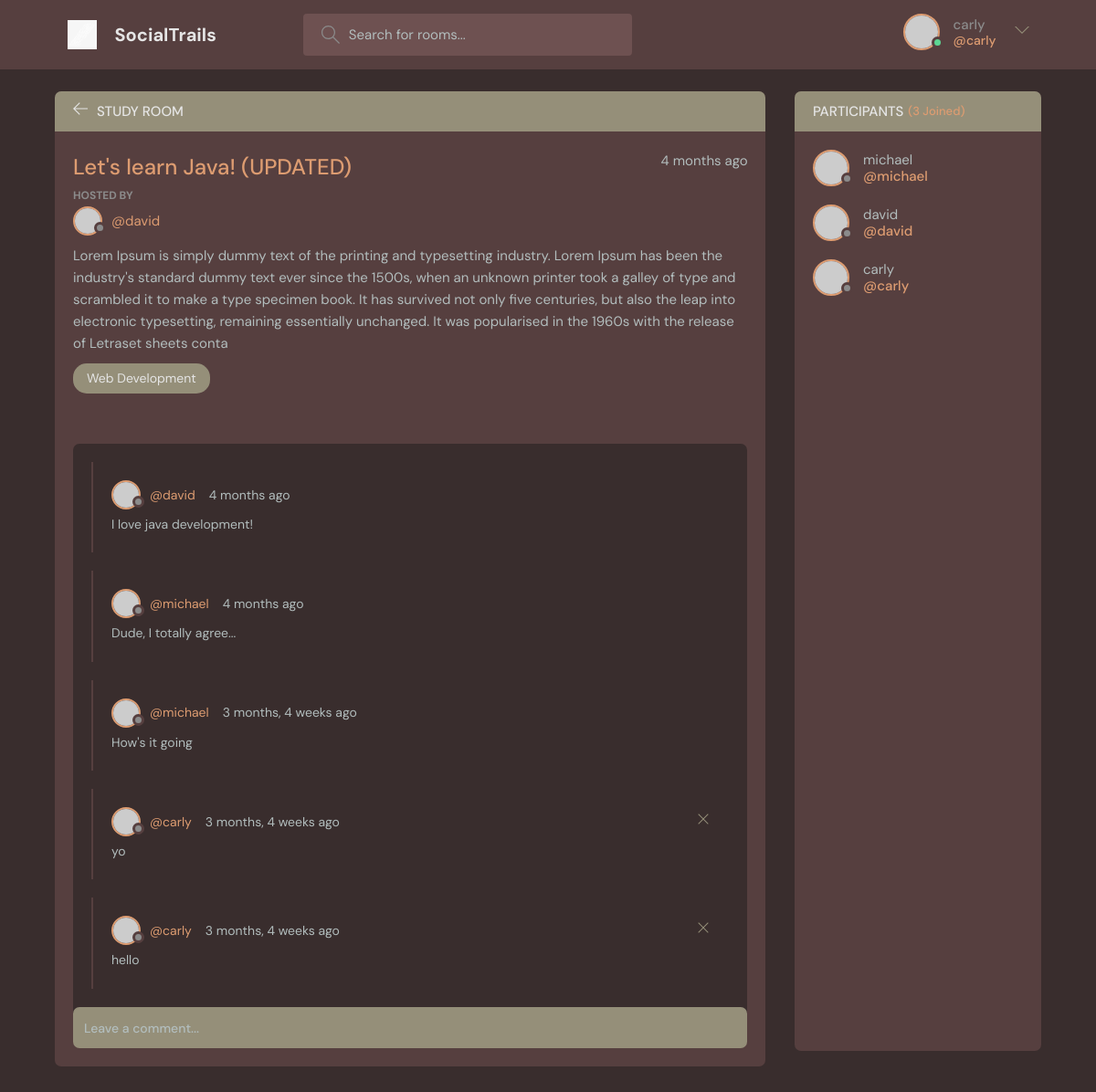
The app's page /room/1/ (signed in) with its own data.
### base/models.py (models this page shows, shortened)
class Room(models.Model):
    host = models.ForeignKey(User, on_delete=models.SET_NULL, null=True)
    topic = models.ForeignKey(Topic, on_delete=models.SET_NULL, null=True)
    name = models.CharField(max_length=200)
    description = models.TextField(null=True, blank=True)
    participants = models.ManyToManyField(User, related_name="participants", blank=True)
    updated = models.DateTimeField(auto_now=True)
    created = models.DateTimeField(auto_now_add=True)
    class Meta:
        ordering = ['-updated', '-created']

class Topic(models.Model):
    name = models.CharField(max_length=200)

class Message(models.Model):
    user = models.ForeignKey(User, on_delete=models.CASCADE)
    room = models.ForeignKey(Room, on_delete=models.CASCADE)
    body = models.TextField()
    updated = models.DateTimeField(auto_now=True)
    created = models.DateTimeField(auto_now_add=True)
    class Meta:
        ordering = ['-updated', '-created']
    def __str__(self):
        return self.body[0:50]

### base/views.py (the view, shortened to what this page needs)
# urls.py: path('room/<str:pk>/', views.room, name="room"),
def room(request, pk):
    room = Room.objects.get(id=pk)
    room_messages = room.message_set.all().order_by('created')
    participants = room.participants.all()
    context = {'room': room, 'room_messages': room_messages, 'participants': participants}
    return render(request, 'base/room.html', context)

### base/templates/base/room.html (shortened to what this page needs)
{% extends 'main.html' %} {% block content %} {% load static %}
<main class="profile-page layout layout--2">
  <div class="container">
    <div class="room">
      <div class="room__top">
        <div class="room__topLeft">
          <a href="{% url 'home' %}">
            <svg
              version="1.1"
              xmlns="http://www.w3.org/2000/svg"
              width="32"
              height="32"
              viewBox="0 0 32 32"
            >
              <title>arrow-left</title>
              <path
                d="M13.723 2.286l-13.723 13.714 13.719 13.714 1.616-1.611-10.96-10.96h27.625v-2.286h-27.625l10.965-10.965-1.616-1.607z"
              ></path>
            </svg>
          </a>
          <h3>Study Room</h3>
        </div>
      </div>
      <div class="room__box scroll">
        <div class="room__header scroll">
          <div class="room__info">
            <h3>{{room.name}}</h3>
            <span>{{room.created|timesince}} ago</span>
          </div>
          <div class="room__hosted">
            <p>Hosted By</p>
            <a
              href="{% url 'user-profile' room.host.id %}"
              class="room__author"
            >
              <div class="avatar avatar--small">
                <img src="https://randomuser.me/api/portraits/men/37.jpg" />
              </div>
              <span>@{{room.host.username}}</span>
            </a>
          </div>
          <div class="room__details">{{room.description}}</div>
          <span class="room__topics">{{room.topic.name}}</span>
        </div>
        <div class="room__conversation">
          <div class="threads scroll">
            {% for message in room_messages %}
            <div class="thread">
              <div class="thread__top">
                <div class="thread__author">
                  <a
                    href="{% url 'user-profile' message.user.id %}"
                    class="thread__authorInfo"
                  >
                    <div class="avatar avatar--small">
                      <img
                        src="https://randomuser.me/api/portraits/men/37.jpg"
                      />
                    </div>
                    <span>@{{message.user.username}}</span>
                  </a>
                  <span class="thread__date"
                    >{{message.created|timesince}} ago</span
                  >
                </div>
                <div class="thread__delete">
                  {% if request.user == message.user %}
                  <a href="{% url 'delete-message' message.id %}">
                    <svg
                      version="1.1"
                      xmlns="http://www.w3.org/2000/svg"
                      width="32"
                      height="32"
                      viewBox="0 0 32 32"
                    >
                      <title>remove</title>
                      <path
                        d="M27.314 6.019l-1.333-1.333-9.98 9.981-9.981-9.981-1.333 1.333 9.981 9.981-9.981 9.98 1.333 1.333 9.981-9.98 9.98 9.98 1.333-1.333-9.98-9.98 9.98-9.981z"
                      ></path>
                    </svg>
                  </a>
                  {% endif %}
                </div>
              </div>
              <div class="thread__details">{{message}}</div>
            </div>
            {% endfor %}
          </div>
        </div>
      </div>
      {% if request.user.is_authenticated %}
      <div class="room__message">
        <form method="POST" action="">
          <input name="body" placeholder="Leave a comment..." />
        </form>
      </div>
      {% endif %}
    </div>
    <div class="participants">
      <h3 class="participants__top">
        Participants <span>({{room.participants.all.count}} Joined)</span>
      </h3>
      <div class="participants__list scroll">
        {% for participant in participants %}
        <a href="{% url 'user-profile' participant.id %}" class="participant">
          <div class="avatar avatar--medium">
            <img src="https://randomuser.me/api/portraits/men/37.jpg" />
          </div>
          <p>
            {{participant.username}}
            <span>@{{participant.username}}</span>
          </p>
        </a>
        {% endfor %}
      </div>
    </div>
  </div>
</main>
{% endblock content %}

### templates/navbar.html (shortened to what this page needs)
{% load static %}
<header class="header header--loggedIn">
  <div class="container">
    <a href="{% url 'home' %}" class="header__logo">
      <img src="{% static 'images/tread.png' %}" />
      <h1>SocialTrails</h1>
    </a>
    <form class="header__search" method="GET" action="{% url 'home' %}">
      <label>
        <input name="q" placeholder="Search for rooms..." />
      </label>
    </form>
    <nav class="header__menu">
      {% if request.user.is_authenticated %}
      <div class="header__user">
        <a href={% url 'user-profile' request.user.id %}>
          <div class="avatar avatar--medium active">
            <img src="https://randomuser.me/api/portraits/men/37.jpg" />
          </div>
          <p>
            {{request.user.username}} <span>@{{request.user.username}}</span>
          </p>
        <button class="dropdown-button">
          <svg
            version="1.1"
            xmlns="http://www.w3.org/2000/svg"
            width="32"
            height="32"
            viewBox="0 0 32 32"
          >
            <title>chevron-down</title>
            <path d="M16 21l-13-13h-3l16 16 16-16h-3l-13 13z"></path>
          </svg>
        </button>
      </div>
      {% else %}
      <a href={% url 'login' %}>
        <img src="{% static 'images/avatar.svg' %}" />
        <p>Login</p>
      </a>
      {% endif %}
    </nav>
  </div>
</header>

### records on screen
Room: name "Let's learn Java! (UPDATED)", created "4 months", host.username "david", description "Lorem Ipsum is simply dummy text of the printing and typesetting industry. Lorem Ipsum has been the industry's standard dummy text ever since the 1500s, when an unknown printer took a galley of type and scrambled it to make a type specimen book. It has survived not only five centuries, but also the leap into electronic typesetting, remaining essentially unchanged. It was popularised in the 1960s with the release of Letraset sheets conta", topic.name "Web Development", participants.all.count "3"
Message: user.username "david", created "4 months", body "I love java development!"
Message: user.username "michael", created "4 months", body "Dude, I totally agree..."
Message: user.username "michael", created "3 months, 4 weeks", body "How's it going"
Message: user.username "carly", created "3 months, 4 weeks", body "yo"
Message: user.username "carly", created "3 months, 4 weeks", body "hello"

### other values on screen
{{ request.user.username }} "carly"
{{ participant.username }} "michael"
{{ participant.username }} "david"
{{ participant.username }} "carly"
